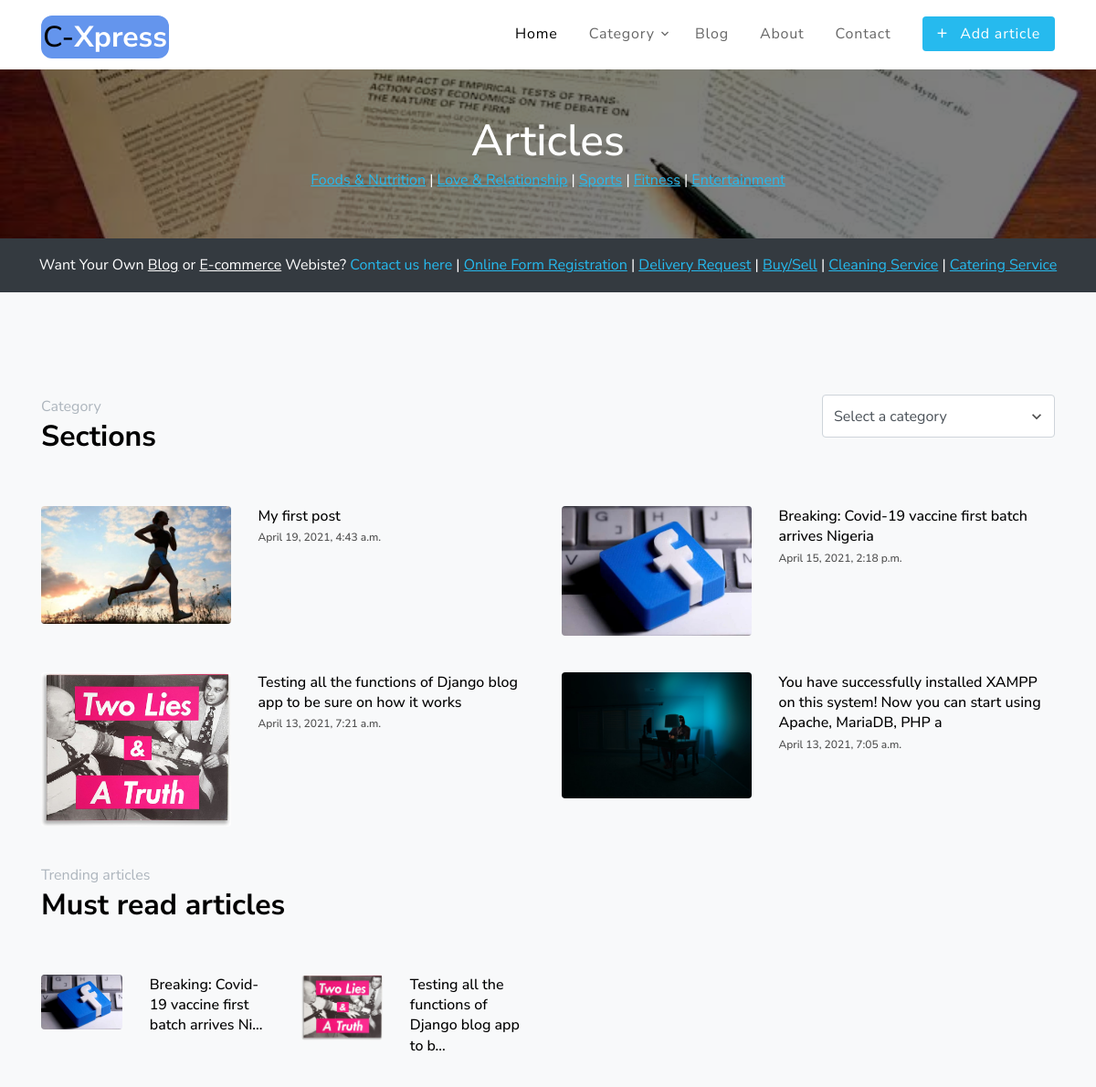
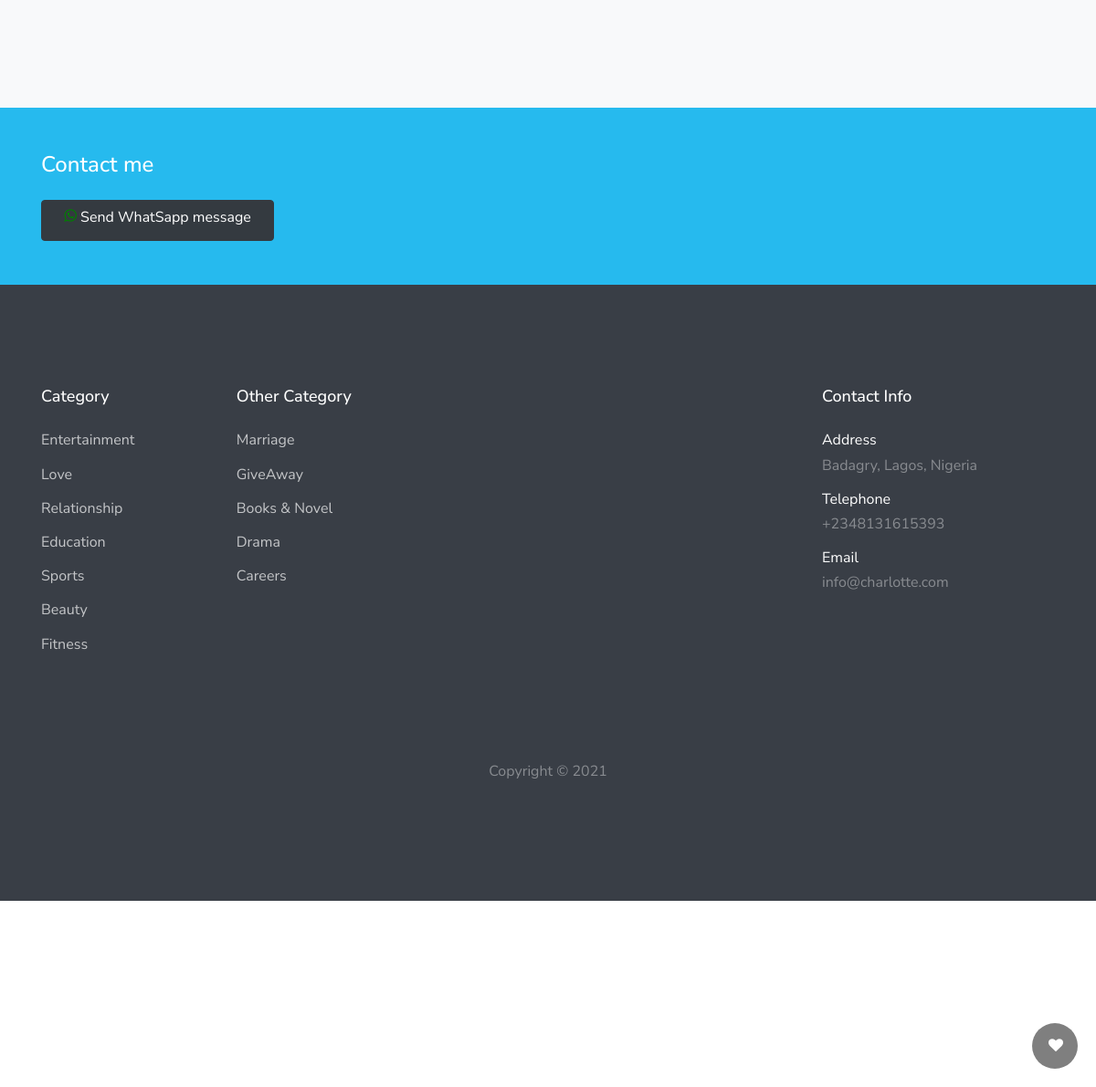
The app's page /articles/ with its own data (2 pictures, top to bottom).
### blog/models.py (models this page shows, shortened)
class Article(models.Model):
    author = models.ForeignKey(User, on_delete=models.CASCADE)
    title = models.CharField(max_length=400)
    category = models.CharField(
        max_length=100, choices=categories, default='Others')
    link_title = models.CharField(max_length=500, blank=True)
    image = models.ImageField(upload_to='article_images')
    content = models.TextField()
    must_read = models.BooleanField(default=False)
    time = models.DateTimeField(auto_now=True)
    class Meta:
        ordering = ['-time']
        verbose_name_plural = 'Articles'

### blog/views.py (the view)
# urls.py: url(r'', ArticleList.as_view(), name='articles')
class ArticleList(generic.ListView):
    model = Article
    template_name = 'index/home.html'
    paginate_by = 30
    def get_context_data(self, **kwargs):
        context = {
            'must_read': Article.objects.filter(must_read=True)[:5],
            'articles': Article.objects.all(),
            'categories': get_category
        }
        return context

### index/views.py (called while the page is built)
def get_category():  # return a list of blog categories
    raw = []
    readable = []
    for i in categories:
        raw.append(i[0])  # gets the first item of the list of tuples
        readable.append(i[1])  # gets the second item of the list of tuples
    output = zip(raw, readable)
    return output

### index/templates/index/home.html (shortened to what this page needs)
{% load static %}
<!DOCTYPE html>
<html lang="en">
<head>
  <link rel="stylesheet" href="{% static 'index/fonts/icomoon/style.css' %}" />
  <link rel="stylesheet" href="{% static 'index/css/bootstrap.min.css' %}" />
  <link rel="stylesheet" href="{% static 'index/css/magnific-popup.css' %}" />
  <link rel="stylesheet" href="{% static 'index/css/jquery-ui.css' %}" />
  <link rel="stylesheet" href="{% static 'index/css/owl.carousel.min.css' %}" />
  <link rel="stylesheet" href="{% static 'index/css/owl.theme.default.min.css' %}" />
  <link rel="stylesheet" href="{% static 'index/css/bootstrap-datepicker.css' %}" />
  <link rel="stylesheet" href="{% static 'index/css/animate.css' %}" />
  <link rel="stylesheet" href="{% static 'index/fonts/flaticon/font/flaticon.css' %}" />
  <link rel="stylesheet" href="{% static 'index/css/fl-bigmug-line.css' %}" />
  <link rel="stylesheet" href="{% static 'index/css/aos.css' %}" />
  <link rel="stylesheet" href="{%  static 'index/css/style.css' %}" />
</head>
<body>
  <div class="site-wrap">
    <header class="site-navbar py-1" role="banner">
      <div class="container">
        <div class="row align-items-center">
          <div class="col-6 col-xl-2">
            <h1 class="mb-0">
              <a href="{% url 'home' %}" class="text-black h2"
                style="background-color: cornflowerblue; padding: 2px; border-radius: 12px;">C-<strong
                  style="color: white;">Xpress</strong></a>
            </h1>
          </div>
          <div class="col-10 col-xl-10 d-none d-xl-block">
            <nav class="site-navigation text-right" role="navigation">
              <ul class="site-menu js-clone-nav mr-auto d-none d-lg-block">
                <li class="active"><a href="{% url 'home' %}">Home</a></li>
                <li class="has-children">
                  <a href="category.html">Category</a>
                </li>
                <li><a href="{% url 'articles' %}">Blog</a></li>
                <li><a href="#">About</a></li>
                <li><a href="#">Contact</a></li>
                <li>
                  <a href="/admin/blog/article/add/"><span class="rounded bg-primary py-2 px-3 text-white"><span
                        class="h5 mr-2">+</span> Add article</span></a>
                </li>
              </ul>
            </nav>
          </div>
          <div class="col-6 col-xl-2 text-right d-block">
          </div>
        </div>
      </div>
    </header>
    <div class="unit-5 overlay" style="background-image: url({% static 'index/images/art-bg.jpeg' %})">
      <div class="container text-center">
        <h2 class="mb-0">Articles</h2>
        <p class="mb-0 unit-6">
          <a href="/category/?q=food" class="text-u">Foods & Nutrition</a> | <a href="/category/?q=love"
            class="text-u">Love & Relationship</a> |
          <a href="/category/?q=sports" class="text-u">Sports</a> |
          <a href="/category/?q=fitness" class="text-u">Fitness</a> | <a href="/category/?q=entertainment"
            class="text-u">Entertainment</a>
        </p>
      </div>
    </div>
    <div class="post-header text-center p-3 bg-dark text-white">
      Want Your Own <span class="text-u">Blog</span> or <span class="text-u">E-commerce</span> Webiste? <a
        href="#">Contact us here</a> |
      <a href="#" class="text-u">Online Form Registration</a> | <a href="#" class="text-u">Delivery Request</a> | <a
        href="#" class="text-u">Buy/Sell</a> |
      <a href="#" class="text-u">Cleaning Service</a> | <a href="#" class="text-u">Catering Service</a>
    </div>
    <div class="site-section bg-light">
      <div class="container">
        <div class="row justify-content-start text-left mb-5">
          <div class="col-md-9">
            <span class="text-gray-500">Category</span>
            <h2 class="font-weight-bold text-black">Sections</h2>
          </div>
          <div class="col-md-3" data-aos="" data-aos-delay="200">
            <div class="select-wrap mr-auto">
              <span class="icon-keyboard_arrow_down arrow-down"></span>
              <select name="" id="category-select" class="form-control" onchange="getCategory()">
                <option value="" selected>Select a category</option>
              </select>
            </div>
          </div>
        </div>
        <div class="row">
          {% for article in articles %}
          <div class="col-md-6 mb-lg-4 col-lg-6 d-none d-lg-block" data-aos="">
            <div class="position-relative unit-8">
              <div class="row">
                <div class="col-5">
                  <a href="/articles/{{article.link_title}}" class="mb-3 d-block img-a"><img src="{{article.image.url}}"
                      alt="Image" class="img-fluid rounded" /></a>
                </div>
                <div class="col-7">
                  <h2 class="h6 font-weihgt-normal line-height-sm mb-3">
                    <a href="/articles/{{article.link_title}}" class="text-black">{{article.title}}</a>
                    <br>
                    <sppan style="font-size: 12px;">{{article.time}}</span>
                  </h2>
                </div>
              </div>
            </div>
          </div>
          {% endfor %}
        </div>
        <div class="row justify-content-start text-left mb-5">
          <div class="col-md-9" data-aos="">
            <span class="text-gray-500">Trending articles</span>
            <h2 class="font-weight-bold text-black">Must read articles</h2>
          </div>
        </div>
        <div class="row">
          {% for article in must_read %}
          <div class="col-md-6 mb-lg-4 col-lg-3" data-aos="">
            <div class="position-relative unit-8">
              <div class="row">
                <div class="col-5">
                  <a href="/articles/{{article.link_title}}" class="mb-3 d-block img-a"><img src="{{article.image.url}}"
                      alt="Image" class="img-fluid rounded" /></a>
                </div>
                <div class="col-7">
                  <h2 class="h6 font-weihgt-normal line-height-sm mb-3">
                    <a href="/articles/{{article.link_title}}" class="text-black">{{article.title|truncatechars:50}}</a>
                  </h2>
                </div>
              </div>
            </div>
          </div>
          {% endfor %}
        </div>
      </div>
    </div>
    <div class="py-5 bg-primary">
      <div class="container">
        <div class="row">
          <div class="col-md-12">
            <h2 class="text-white h4 font-weihgt-normal mb-4">
              Contact me
            </h2>
          </div>
        </div>
        <form action="" class="row">
          <div class="col-md-3">
            <a href="https:wa.me/+2348096747040/?text=Hi" class="btn btn-dark btn-block"
              style="height: 45px; color: white"><i class="icon-whatsapp" style="color: green" aria-hidden="true"></i>
              Send WhatSapp message</a>
          </div>
        </form>
      </div>
    </div>
    <footer class="site-footer">
      <div class="container">
        <div class="row">
          <div class="col-lg-9">
            <div class="row">
              <div class="col-6 col-md-3 col-lg-3 mb-5 mb-lg-0">
                <h3 class="footer-heading mb-4">Category</h3>
                <ul class="list-unstyled">
                  <li><a href="/category/?q=entertainment">Entertainment</a></li>
                  <li><a href="/category/?q=love">Love</a></li>
                  <li><a href="/category/?q=Relationship">Relationship</a></li>
                  <li><a href="/category/?q=education">Education</a></li>
                  <li><a href="/category/?q=sports">Sports</a></li>
                  <li><a href="/category/?q=beauty">Beauty</a></li>
                  <li><a href="/category/?q=fitness">Fitness</a></li>
                </ul>
              </div>
              <div class="col-6 col-md-3 col-lg-3 mb-5 mb-lg-0">
                <h3 class="footer-heading mb-4">Other Category</h3>
                <ul class="list-unstyled">
                  <li><a href="/category/?q=mariage">Marriage</a></li>
                  <li><a href="/category/?q=giveaway">GiveAway</a></li>
                  <li><a href="/category/?q=books">Books &amp; Novel</a></li>
                  <li><a href="/category/?q=drama">Drama</a></li>
                  <li><a href="/category/?q=careers">Careers</a></li>
                </ul>
              </div>
            </div>
          </div>
          <div class="col-lg-3">
            <h3 class="footer-heading mb-4">Contact Info</h3>
            <ul class="list-unstyled">
              <li>
                <span class="d-block text-white">Address</span>
                Badagry, Lagos, Nigeria
              </li>
              <li>
                <span class="d-block text-white">Telephone</span>
                +2348131615393
              </li>
              <li>
                <span class="d-block text-white">Email</span>
                info@charlotte.com
              </li>
            </ul>
          </div>
        </div>
        <div class="row pt-5 mt-5 text-center">
          <div class="col-md-12">
            <p>
              Copyright &copy;
            </p>
          </div>
        </div>
      </div>
    </footer>
  </div>
  <div class="fab" onclick="goUp()"><span class="txt text-white"><i class="icon-heart text-white"
        aria-hidden="true"></i></span></div>
</body>
</html>

### index/static/index/css/style.css (style rules this page uses)
body { line-height: 1.7; color: #4d4d4d; font-weight: 400; font-size: 1rem; font-family: "Roboto Mono", SFMono-Regular, Menlo, Monaco, Consolas, "Liberation Mono", "Courier New", monospace; font-family: "Nunito Sans", -apple-system, BlinkMacSystemFont, "Segoe UI", Roboto, "Helvetica Neue", Arial, sans-serif, "Apple Color Emoji", "Segoe UI Emoji", "Segoe UI Symbol", "Noto Color Emoji"; }
.fab { height: 50px; width: 50px; background-color: rgba(0, 0, 0, 0.5); border-width: 30px 30px; border-color: red; border-radius: 100%; position: fixed; right: 20px; bottom: 20px; }
.text-u { text-decoration: underline; }
.txt { position: relative; left: 18px; top: 13px; }
.line-height-sm { line-height: 1.4 !important; }
a { -webkit-transition: .3s all ease; -o-transition: .3s all ease; transition: .3s all ease; }
.text-black { color: #000 !important; }
.line-height-sm { line-height: 1.3; }
.site-wrap:before { -webkit-transition: .3s all ease-in-out; -o-transition: .3s all ease-in-out; transition: .3s all ease-in-out; background: rgba(0, 0, 0, 0.6); content: ""; position: absolute; z-index: 2000; top: 0; left: 0; right: 0; bottom: 0; opacity: 0; visibility: hidden; }
.btn { position: relative; top: 0; }
.form-control { height: 47px; }
.site-section { padding: 3em 0; }
@media (min-width: 768px) { .site-section { padding: 7em 0; } }
.site-footer { padding: 7em 0; background: #393e46; color: rgba(255, 255, 255, 0.4); }
.site-footer a { color: rgba(255, 255, 255, 0.7); }
.site-footer .footer-heading { font-size: 18px; color: #fff; }
.site-footer ul li { margin-bottom: 10px; }
.text-gray-500 { color: #adb5bd !important; }
.site-navbar { margin-bottom: 0px; width: 100%; border-bottom: none; z-index: 2; position: relative; }
.site-navbar .site-navigation .site-menu { margin-bottom: 0; margin-left: 0; padding-left: 0; }
.site-navbar .site-navigation .site-menu .active > a { color: #000; }
.site-navbar .site-navigation .site-menu a { text-decoration: none !important; display: inline-block; }
.site-navbar .site-navigation .site-menu > li { display: inline-block; padding: 10px 5px; }
.site-navbar .site-navigation .site-menu > li > a { padding: 10px 10px; letter-spacing: .05em; color: rgba(0, 0, 0, 0.6); text-decoration: none !important; }
.site-navbar .site-navigation .site-menu > li:last-child { padding-right: 0; }
.site-navbar .site-navigation .site-menu > li:last-child > a { padding-right: 0; }
.site-navbar .site-navigation .site-menu .has-children { position: relative; }
.site-navbar .site-navigation .site-menu .has-children > a { position: relative; padding-right: 20px; }
.site-navbar .site-navigation .site-menu .has-children > a:before { position: absolute; content: "\e313"; font-size: 16px; top: 50%; right: 0; -webkit-transform: translateY(-50%); -ms-transform: translateY(-50%); transform: translateY(-50%); font-family: 'icomoon'; }
.site-mobile-menu .site-nav-wrap { padding: 0; margin: 0; list-style: none; position: relative; }
.site-mobile-menu .site-nav-wrap a { padding: 10px 20px; display: block; position: relative; color: #212529; }
.site-mobile-menu .site-nav-wrap li { position: relative; display: block; }
.site-mobile-menu .site-nav-wrap li.active > a { color: #26baee; }
.site-mobile-menu .site-nav-wrap > li { display: block; position: relative; float: left; width: 100%; }
.site-mobile-menu .site-nav-wrap > li > a { padding-left: 20px; font-size: 20px; }
.select-wrap, .input-with-icon { position: relative; }
.select-wrap select, .input-with-icon select { padding-right: 30px; -webkit-appearance: none; -moz-appearance: none; appearance: none; }
.select-wrap .arrow-down, .select-wrap .icon, .input-with-icon .arrow-down, .input-with-icon .icon { position: absolute; right: 10px; top: 50%; font-size: 20px; -webkit-transform: translateY(-50%); -ms-transform: translateY(-50%); transform: translateY(-50%); }
.unit-5 { padding-top: 50px; padding-bottom: 50px; background-size: cover; background-position: center center; }
.unit-5.overlay { position: relative; }
.unit-5.overlay:before { position: absolute; content: ""; left: 0; right: 0; bottom: 0; top: 0; z-index: 1; background: rgba(0, 0, 0, 0.5); }
.unit-5 > .container { z-index: 2; position: relative; }
.unit-5 h2 { color: #fff; font-size: 3rem; }
.unit-6 { color: #fff; }
.unit-8 .img-a img { opacity: 1; -webkit-transition: .2s all ease-in-out; -o-transition: .2s all ease-in-out; transition: .2s all ease-in-out; top: 0; position: relative; }

### records on screen
Article: image (picture), title "My first post", time "April 19, 2021, 4:43 a.m."
Article: image (picture), title "Breaking: Covid-19 vaccine first batch arrives Nigeria", time "April 15, 2021, 2:18 p.m.", title "Breaking: Covid-19 vaccine first batch arrives Ni…"
Article: image (picture), title "Testing all the functions of Django blog app to be sure on how it works", time "April 13, 2021, 7:21 a.m.", title "Testing all the functions of Django blog app to b…"
Article: image (picture), title "You have successfully installed XAMPP on this system! Now you can start using Apache, MariaDB, PHP a", time "April 13, 2021, 7:05 a.m."
